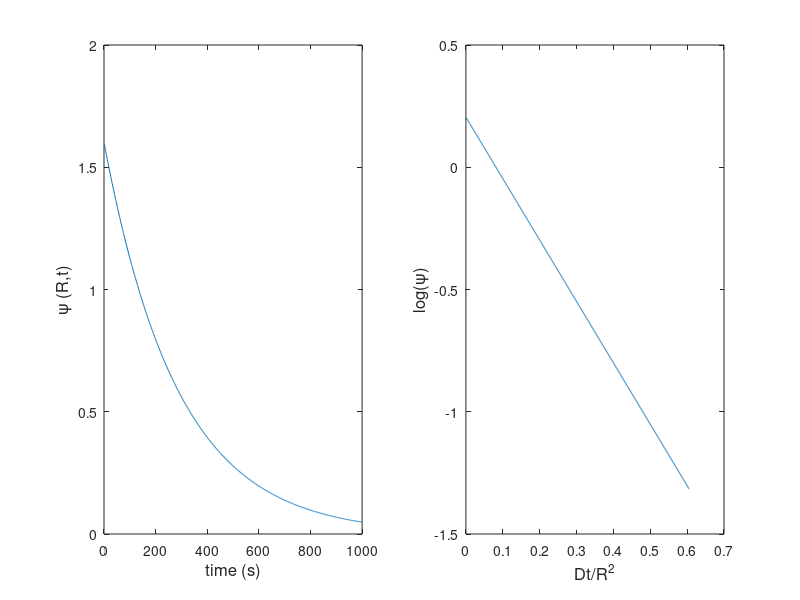
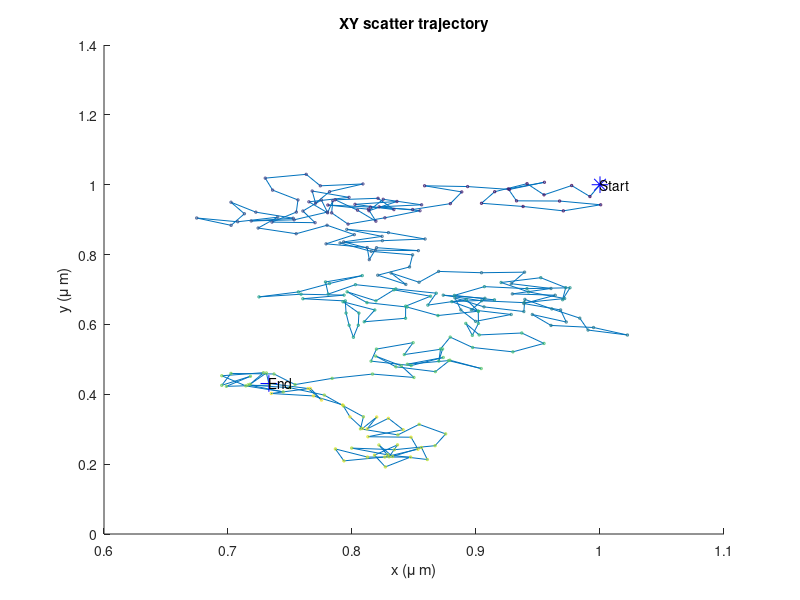

The MATLAB script that drew these images, in order: (Note: this script raises an error after producing the figures.)
clear all, clc, close all
%% 
%%%%%%%%%%%%%%%%%%%%%%%%%%%%%%%%%%%%%%%%%%%%%%%%%%%%%%%%%%%%%%%%%%%%%%%%%

D=0.000605085473694187;                     % diffusion constant, ?m2/s             
t=1:1:1000;                                 % number of time steps, seconds        
R=1;                                        % radius of the confinement zone, ?m

start=[1 1];                % starting coordinates
num_steps=250;              % number of steps
                    
dt=0.5;                     % time step, seconds
dx=1;                     % pixel size, ?m
step_size=sqrt(4*D*dt);     % step size from D, ?m

%%%%%%%%%%%%%%%%%%%%%%%%%%%%%%%%%%%%%%%%%%%%%%%%%%%%%%%%%%%%%%%%%%%%%%%%%

% Simulate from Simson et al, 1995

omega=0.2048-2.5117*((D*t)./(R^2));
% 
% figure('Position',[20 400 700 300])
% 
% h=gcf;
% set(h,'PaperOrientation','landscape');

subplot(1,2,1)
plot(t,10.^omega); hold on;
% title('Probability to stay in confined region with radius R (Simson et al, 1995)')
xlabel('time (s)','FontSize',12);
ylabel('\psi (R,t)','FontSize',12);
box on;

subplot(1,2,2)
plot(D*t/R^2,omega);hold on;
xlabel('Dt/R^2','FontSize',12);
ylabel('log(\psi)','FontSize',12);
box on;

%% Generate random walk Trajectory

pos = zeros(num_steps,2);
pos(1,1)=start(1);
pos(1,2)=start(2);
pos(1,3)=0;

a = 1;      
b = 360;  
angle = (b-a).*rand(num_steps,1) + a;

for k=2:num_steps;
    
    pos(k,1)=(pos(k-1,1))+sin(angle(k))*step_size;
    pos(k,2)=(pos(k-1,2))+cos(angle(k))*step_size;
    pos(k,3)=k*dt; % time in seconds
    
end

% subplot(2,3,1)
figure('Position',[730 400 400 300])
line(pos(:,1)*dx,pos(:,2)*dx);hold on;
scatter(pos(:,1)*dx,pos(:,2)*dx,3,pos(:,3));hold on;
plot(pos(1,1)*dx,pos(1,2)*dx,'*b','MarkerSize',12);hold on;
text(pos(1,1)*dx,pos(1,2)*dx, 'Start');
plot(pos(length(pos),1)*dx,pos(length(pos),2)*dx,'+b','MarkerSize',12);hold on;
text(pos(length(pos),1)*dx,pos(length(pos),2)*dx,'End');hold on;
title('XY scatter trajectory');
xlabel('x (\mu m)');
ylabel('y (\mu m)');

%% Calculate confinement

% generate variable frame

frame=pos(:,3);             % time step in seconds
frame=frame/dt;             % time step in frames
frame=frame-min(frame);     % starting from 0
frame(1,1)=1;               % starting from 1

% i = frame --> Reihe
% j = gap; --> Spalte

prob=[];    %zeros(max(frame), 5);
prob2=[];   %zeros(5, 2);
d=[];
vx=[];
vy=[];


for i=1:max(frame)-4;    % for all frames
    vx=find(frame == i);
    
    if isempty(vx)==1;                   % if frame does not exist, skip   
    else
        
    c=1; 
    for j=1:30;                                         % segment length
          
        vy=find(frame <= (i+j) & frame >= i );         % select segment
        subset(:,1)=pos(vy);                           % define segment as subset
        subset(:,2)=pos(vy,2);
        
        if length(vy)==1;   % if subset is only 1 frame --> distance is 0
                     R=0;
        else    
        
            for k=2:length(subset);
            
                 d(k,1)=sqrt(((subset(k,1)-subset(1,1))^2)+((subset(k,2)-subset(1,2))^2));   
                 R=max(d);
        
            end
        
                                                                % maximum distance within subset
        prob(i:(i+j),c)=0.2048-2.5117*((D*j)./(R^2));               % probability within subset

        clear subset
        end
    
    c=c+1;    
        
    end
    clear vx vy R d c;
    
    end
   
end
clear subset

for l=1:length(prob)
    
prob2(l,1)=l;
prob2(l,2)=mean(nonzeros(prob(l,:))); % this is omega

end


L=[];

for i=1:length(prob2)
    
    if 10.^(prob2(i,2))>0.1
       L(i,1)=0;
       
    else
        
        L(i,1)=((prob2(i,2))*(-1)-1);
        
    end
L(i,2)=i;
    
end

s1=smooth(D*prob2(:,1)*dt,prob2(:,2),0.05,'loess');
s2=smooth(prob2(:,1)*dt,10.^(prob2(:,2)),0.05,'loess');
s3=smooth(L(:,2)*dt, L(:,1),0.05,'loess');


figure('Position',[200 20 900 300])

subplot(1,3,1)
% plot(D*prob2(:,1)*dt,prob2(:,2));hold on;
% plot(D*prob2(:,1)*dt,s1,'-r');
plot(prob2(:,1)*dt,prob2(:,2));hold on;
plot(prob2(:,1)*dt,s1,'-r');
xlabel('time (s)','FontSize',12);
ylabel('mean log(\psi)','FontSize',12);

subplot(1,3,2)
plot(prob2(:,1)*dt,10.^(prob2(:,2)));hold on;
plot(prob2(:,1)*dt,s2,'-r');
xlabel('time (s)','FontSize',12);
ylabel('mean \psi','FontSize',12);

subplot(1,3,3)
plot(L(:,2)*dt, L(:,1)); hold on;
plot(L(:,2)*dt, s3,'-r');       
xlabel('time (s)','FontSize',12);
ylabel('probability level L','FontSize',12);


%% Smoothed curves

figure('Position',[200 20 900 300])
subplot(1,3,1)
% plot(D*prob2(:,1)*dt,prob2(:,2));hold on;
plot(D*prob2(:,1)*dt,s1,'-r');
xlabel('Dt/R^2','FontSize',12);
ylabel('mean log(\psi)','FontSize',12);

subplot(1,3,2)
% plot(prob2(:,1)*dt,10.^(prob2(:,2)));hold on;
plot(prob2(:,1)*dt,s2,'-r');
xlabel('time (s)','FontSize',12);
ylabel('mean \psi','FontSize',12);

subplot(1,3,3)
% plot(L(:,2)*dt, L(:,1)); hold on;
plot(L(:,2)*dt, s3,'-r');       
xlabel('time (s)','FontSize',12);
ylabel('probability level L','FontSize',12);
